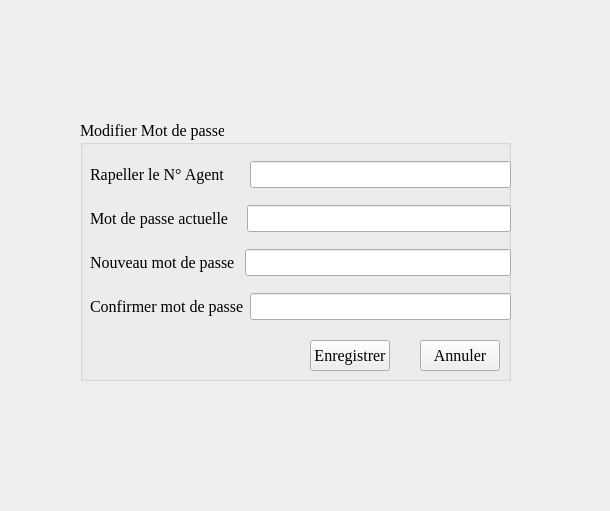
<?xml version="1.0" encoding="UTF-8"?>
<ui version="4.0">
 <class>changer_mot_de_passe</class>
 <widget class="QWidget" name="changer_mot_de_passe">
  <property name="geometry">
   <rect>
    <x>0</x>
    <y>0</y>
    <width>610</width>
    <height>511</height>
   </rect>
  </property>
  <property name="windowTitle">
   <string>Form</string>
  </property>
  <widget class="QGroupBox" name="gbmdp">
   <property name="geometry">
    <rect>
     <x>80</x>
     <y>120</y>
     <width>431</width>
     <height>261</height>
    </rect>
   </property>
   <property name="font">
    <font>
     <family>Times New Roman</family>
     <pointsize>12</pointsize>
    </font>
   </property>
   <property name="title">
    <string>Modifier Mot de passe</string>
   </property>
   <widget class="QWidget" name="verticalLayoutWidget">
    <property name="geometry">
     <rect>
      <x>10</x>
      <y>30</y>
      <width>421</width>
      <height>181</height>
     </rect>
    </property>
    <layout class="QVBoxLayout" name="verticalLayout">
     <item>
      <layout class="QHBoxLayout" name="horizontalLayout_3">
       <item>
        <widget class="QLabel" name="label_4">
         <property name="text">
          <string>Rapeller le N° Agent     </string>
         </property>
        </widget>
       </item>
       <item>
        <widget class="QLineEdit" name="chpnumagent"/>
       </item>
      </layout>
     </item>
     <item>
      <layout class="QHBoxLayout" name="horizontalLayout_6">
       <item>
        <widget class="QLabel" name="label_5">
         <property name="text">
          <string>Mot de passe actuelle   </string>
         </property>
        </widget>
       </item>
       <item>
        <widget class="QLineEdit" name="chpmdpactuel"/>
       </item>
      </layout>
     </item>
     <item>
      <layout class="QHBoxLayout" name="horizontalLayout_4">
       <item>
        <widget class="QLabel" name="label">
         <property name="text">
          <string>Nouveau mot de passe </string>
         </property>
        </widget>
       </item>
       <item>
        <widget class="QLineEdit" name="chpnewmdp"/>
       </item>
      </layout>
     </item>
     <item>
      <layout class="QHBoxLayout" name="horizontalLayout_5">
       <item>
        <widget class="QLabel" name="label_3">
         <property name="text">
          <string>Confirmer mot de passe</string>
         </property>
        </widget>
       </item>
       <item>
        <widget class="QLineEdit" name="chpconfnewmdp"/>
       </item>
      </layout>
     </item>
    </layout>
   </widget>
   <widget class="QPushButton" name="btnenregistrer">
    <property name="geometry">
     <rect>
      <x>230</x>
      <y>220</y>
      <width>80</width>
      <height>31</height>
     </rect>
    </property>
    <property name="text">
     <string>Enregistrer</string>
    </property>
   </widget>
   <widget class="QPushButton" name="bntannmdp">
    <property name="geometry">
     <rect>
      <x>340</x>
      <y>220</y>
      <width>80</width>
      <height>31</height>
     </rect>
    </property>
    <property name="text">
     <string>Annuler</string>
    </property>
   </widget>
   <zorder>verticalLayoutWidget</zorder>
   <zorder>btnenregistrer</zorder>
   <zorder>bntannmdp</zorder>
   <zorder></zorder>
  </widget>
 </widget>
 <resources/>
 <connections/>
</ui>
